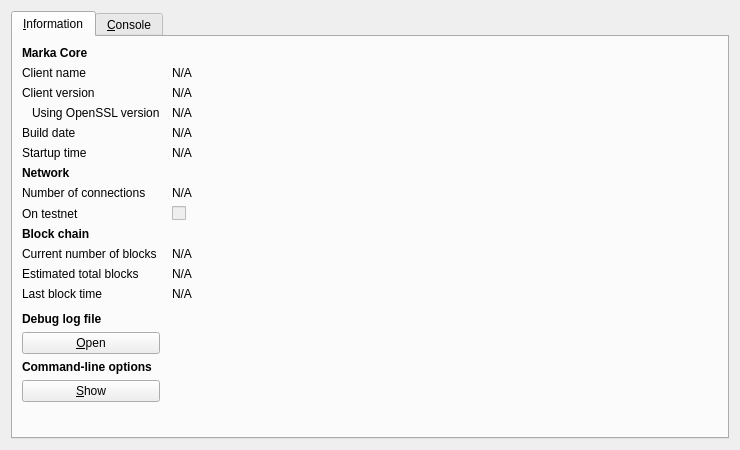
<?xml version="1.0" encoding="UTF-8"?>
<ui version="4.0">
 <class>RPCConsole</class>
 <widget class="QDialog" name="RPCConsole">
  <property name="geometry">
   <rect>
    <x>0</x>
    <y>0</y>
    <width>740</width>
    <height>450</height>
   </rect>
  </property>
  <property name="windowTitle">
   <string>Marka - Debug window</string>
  </property>
  <layout class="QVBoxLayout" name="verticalLayout_2">
   <item>
    <widget class="QTabWidget" name="tabWidget">
     <property name="currentIndex">
      <number>0</number>
     </property>
     <widget class="QWidget" name="tab_info">
      <attribute name="title">
       <string>&amp;Information</string>
      </attribute>
      <layout class="QGridLayout" name="gridLayout" columnstretch="0,1">
       <property name="horizontalSpacing">
        <number>12</number>
       </property>
       <item row="0" column="0">
        <widget class="QLabel" name="label_9">
         <property name="font">
          <font>
           <weight>75</weight>
           <bold>true</bold>
          </font>
         </property>
         <property name="text">
          <string>Marka Core</string>
         </property>
        </widget>
       </item>
       <item row="1" column="0">
        <widget class="QLabel" name="label_5">
         <property name="text">
          <string>Client name</string>
         </property>
        </widget>
       </item>
       <item row="1" column="1">
        <widget class="QLabel" name="clientName">
         <property name="cursor">
          <cursorShape>IBeamCursor</cursorShape>
         </property>
         <property name="text">
          <string>N/A</string>
         </property>
         <property name="textFormat">
          <enum>Qt::PlainText</enum>
         </property>
         <property name="textInteractionFlags">
          <set>Qt::LinksAccessibleByMouse|Qt::TextSelectableByKeyboard|Qt::TextSelectableByMouse</set>
         </property>
        </widget>
       </item>
       <item row="2" column="0">
        <widget class="QLabel" name="label_6">
         <property name="text">
          <string>Client version</string>
         </property>
        </widget>
       </item>
       <item row="2" column="1">
        <widget class="QLabel" name="clientVersion">
         <property name="cursor">
          <cursorShape>IBeamCursor</cursorShape>
         </property>
         <property name="text">
          <string>N/A</string>
         </property>
         <property name="textFormat">
          <enum>Qt::PlainText</enum>
         </property>
         <property name="textInteractionFlags">
          <set>Qt::LinksAccessibleByMouse|Qt::TextSelectableByKeyboard|Qt::TextSelectableByMouse</set>
         </property>
        </widget>
       </item>
       <item row="3" column="0">
        <widget class="QLabel" name="label_14">
         <property name="text">
          <string>Using OpenSSL version</string>
         </property>
         <property name="indent">
          <number>10</number>
         </property>
        </widget>
       </item>
       <item row="3" column="1">
        <widget class="QLabel" name="openSSLVersion">
         <property name="cursor">
          <cursorShape>IBeamCursor</cursorShape>
         </property>
         <property name="text">
          <string>N/A</string>
         </property>
         <property name="textFormat">
          <enum>Qt::PlainText</enum>
         </property>
         <property name="textInteractionFlags">
          <set>Qt::LinksAccessibleByMouse|Qt::TextSelectableByKeyboard|Qt::TextSelectableByMouse</set>
         </property>
        </widget>
       </item>
       <item row="4" column="0">
        <widget class="QLabel" name="label_12">
         <property name="text">
          <string>Build date</string>
         </property>
        </widget>
       </item>
       <item row="4" column="1">
        <widget class="QLabel" name="buildDate">
         <property name="cursor">
          <cursorShape>IBeamCursor</cursorShape>
         </property>
         <property name="text">
          <string>N/A</string>
         </property>
         <property name="textFormat">
          <enum>Qt::PlainText</enum>
         </property>
         <property name="textInteractionFlags">
          <set>Qt::LinksAccessibleByMouse|Qt::TextSelectableByKeyboard|Qt::TextSelectableByMouse</set>
         </property>
        </widget>
       </item>
       <item row="5" column="0">
        <widget class="QLabel" name="label_13">
         <property name="text">
          <string>Startup time</string>
         </property>
        </widget>
       </item>
       <item row="5" column="1">
        <widget class="QLabel" name="startupTime">
         <property name="cursor">
          <cursorShape>IBeamCursor</cursorShape>
         </property>
         <property name="text">
          <string>N/A</string>
         </property>
         <property name="textFormat">
          <enum>Qt::PlainText</enum>
         </property>
         <property name="textInteractionFlags">
          <set>Qt::LinksAccessibleByMouse|Qt::TextSelectableByKeyboard|Qt::TextSelectableByMouse</set>
         </property>
        </widget>
       </item>
       <item row="6" column="0">
        <widget class="QLabel" name="label_11">
         <property name="font">
          <font>
           <weight>75</weight>
           <bold>true</bold>
          </font>
         </property>
         <property name="text">
          <string>Network</string>
         </property>
        </widget>
       </item>
       <item row="7" column="0">
        <widget class="QLabel" name="label_7">
         <property name="text">
          <string>Number of connections</string>
         </property>
        </widget>
       </item>
       <item row="7" column="1">
        <widget class="QLabel" name="numberOfConnections">
         <property name="cursor">
          <cursorShape>IBeamCursor</cursorShape>
         </property>
         <property name="text">
          <string>N/A</string>
         </property>
         <property name="textFormat">
          <enum>Qt::PlainText</enum>
         </property>
         <property name="textInteractionFlags">
          <set>Qt::LinksAccessibleByMouse|Qt::TextSelectableByKeyboard|Qt::TextSelectableByMouse</set>
         </property>
        </widget>
       </item>
       <item row="8" column="0">
        <widget class="QLabel" name="label_8">
         <property name="text">
          <string>On testnet</string>
         </property>
        </widget>
       </item>
       <item row="8" column="1">
        <widget class="QCheckBox" name="isTestNet">
         <property name="enabled">
          <bool>false</bool>
         </property>
         <property name="text">
          <string/>
         </property>
        </widget>
       </item>
       <item row="9" column="0">
        <widget class="QLabel" name="label_10">
         <property name="font">
          <font>
           <weight>75</weight>
           <bold>true</bold>
          </font>
         </property>
         <property name="text">
          <string>Block chain</string>
         </property>
        </widget>
       </item>
       <item row="10" column="0">
        <widget class="QLabel" name="label_3">
         <property name="text">
          <string>Current number of blocks</string>
         </property>
        </widget>
       </item>
       <item row="10" column="1">
        <widget class="QLabel" name="numberOfBlocks">
         <property name="cursor">
          <cursorShape>IBeamCursor</cursorShape>
         </property>
         <property name="text">
          <string>N/A</string>
         </property>
         <property name="textFormat">
          <enum>Qt::PlainText</enum>
         </property>
         <property name="textInteractionFlags">
          <set>Qt::LinksAccessibleByMouse|Qt::TextSelectableByKeyboard|Qt::TextSelectableByMouse</set>
         </property>
        </widget>
       </item>
       <item row="11" column="0">
        <widget class="QLabel" name="label_4">
         <property name="text">
          <string>Estimated total blocks</string>
         </property>
        </widget>
       </item>
       <item row="11" column="1">
        <widget class="QLabel" name="totalBlocks">
         <property name="cursor">
          <cursorShape>IBeamCursor</cursorShape>
         </property>
         <property name="text">
          <string>N/A</string>
         </property>
         <property name="textFormat">
          <enum>Qt::PlainText</enum>
         </property>
         <property name="textInteractionFlags">
          <set>Qt::LinksAccessibleByMouse|Qt::TextSelectableByKeyboard|Qt::TextSelectableByMouse</set>
         </property>
        </widget>
       </item>
       <item row="12" column="0">
        <widget class="QLabel" name="label_2">
         <property name="text">
          <string>Last block time</string>
         </property>
        </widget>
       </item>
       <item row="12" column="1">
        <widget class="QLabel" name="lastBlockTime">
         <property name="cursor">
          <cursorShape>IBeamCursor</cursorShape>
         </property>
         <property name="text">
          <string>N/A</string>
         </property>
         <property name="textFormat">
          <enum>Qt::PlainText</enum>
         </property>
         <property name="textInteractionFlags">
          <set>Qt::LinksAccessibleByMouse|Qt::TextSelectableByKeyboard|Qt::TextSelectableByMouse</set>
         </property>
        </widget>
       </item>
       <item row="13" column="0">
        <spacer name="verticalSpacer_2">
         <property name="orientation">
          <enum>Qt::Vertical</enum>
         </property>
         <property name="sizeHint" stdset="0">
          <size>
           <width>20</width>
           <height>20</height>
          </size>
         </property>
        </spacer>
       </item>
       <item row="14" column="0">
        <widget class="QLabel" name="labelDebugLogfile">
         <property name="font">
          <font>
           <weight>75</weight>
           <bold>true</bold>
          </font>
         </property>
         <property name="text">
          <string>Debug log file</string>
         </property>
        </widget>
       </item>
       <item row="15" column="0">
        <widget class="QPushButton" name="openDebugLogfileButton">
         <property name="toolTip">
          <string>Open the Marka debug log file from the current data directory. This can take a few seconds for large log files.</string>
         </property>
         <property name="text">
          <string>&amp;Open</string>
         </property>
         <property name="autoDefault">
          <bool>false</bool>
         </property>
        </widget>
       </item>
       <item row="16" column="0">
        <widget class="QLabel" name="labelCLOptions">
         <property name="font">
          <font>
           <weight>75</weight>
           <bold>true</bold>
          </font>
         </property>
         <property name="text">
          <string>Command-line options</string>
         </property>
        </widget>
       </item>
       <item row="17" column="0">
        <widget class="QPushButton" name="showCLOptionsButton">
         <property name="toolTip">
          <string>Show the Marka help message to get a list with possible Marka command-line options.</string>
         </property>
         <property name="text">
          <string>&amp;Show</string>
         </property>
         <property name="autoDefault">
          <bool>false</bool>
         </property>
        </widget>
       </item>
       <item row="18" column="0">
        <spacer name="verticalSpacer">
         <property name="orientation">
          <enum>Qt::Vertical</enum>
         </property>
         <property name="sizeHint" stdset="0">
          <size>
           <width>20</width>
           <height>40</height>
          </size>
         </property>
        </spacer>
       </item>
      </layout>
     </widget>
     <widget class="QWidget" name="tab_console">
      <attribute name="title">
       <string>&amp;Console</string>
      </attribute>
      <layout class="QVBoxLayout" name="verticalLayout_3">
       <property name="spacing">
        <number>3</number>
       </property>
       <item>
        <widget class="QTextEdit" name="messagesWidget">
         <property name="minimumSize">
          <size>
           <width>0</width>
           <height>100</height>
          </size>
         </property>
         <property name="readOnly">
          <bool>true</bool>
         </property>
         <property name="tabKeyNavigation" stdset="0">
          <bool>false</bool>
         </property>
         <property name="columnCount" stdset="0">
          <number>2</number>
         </property>
        </widget>
       </item>
       <item>
        <layout class="QHBoxLayout" name="horizontalLayout">
         <property name="spacing">
          <number>3</number>
         </property>
         <item>
          <widget class="QLabel" name="label">
           <property name="text">
            <string notr="true">&gt;</string>
           </property>
          </widget>
         </item>
         <item>
          <widget class="QLineEdit" name="lineEdit"/>
         </item>
         <item>
          <widget class="QPushButton" name="clearButton">
           <property name="maximumSize">
            <size>
             <width>24</width>
             <height>24</height>
            </size>
           </property>
           <property name="toolTip">
            <string>Clear console</string>
           </property>
           <property name="text">
            <string/>
           </property>
           <property name="icon">
            <iconset resource="../qcoin.qrc">
             <normaloff>:/icons/remove</normaloff>:/icons/remove</iconset>
           </property>
           <property name="shortcut">
            <string notr="true">Ctrl+L</string>
           </property>
           <property name="autoDefault">
            <bool>false</bool>
           </property>
          </widget>
         </item>
        </layout>
       </item>
      </layout>
     </widget>
    </widget>
   </item>
  </layout>
 </widget>
 <resources>
  <include location="../qcoin.qrc"/>
 </resources>
 <connections/>
</ui>
